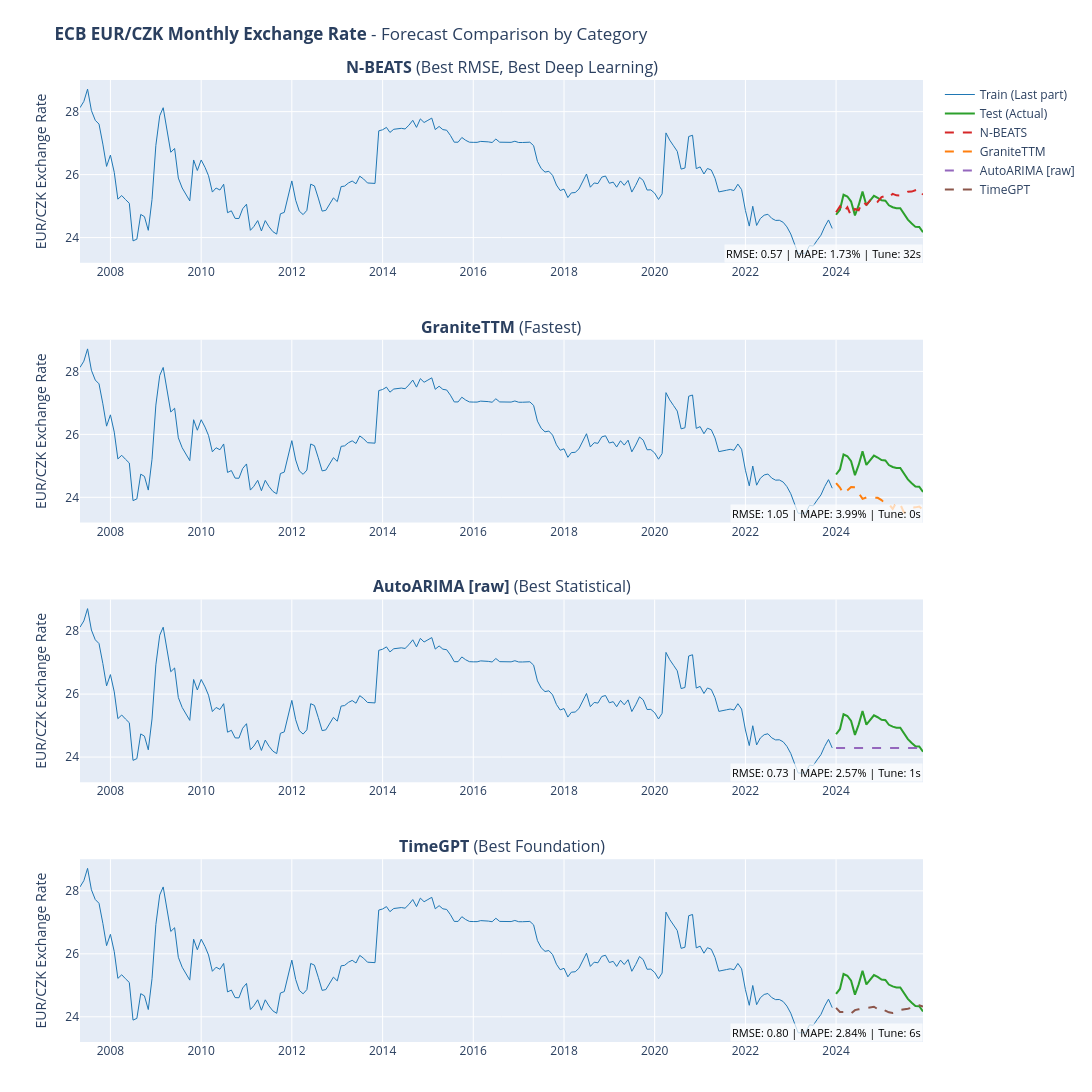

Notebook cell for this chart:
### Code cell
# 12. Visualize Final Predictions with Best and Fastest Models

fig = plot_forecast_comparison(
    train,
    test,
    final_predictions,
    DATASET_NAME,
    target_column=DATASET_CONFIG.get("target_column"),
    value_unit=DATASET_CONFIG.get("value_unit"),
)
if fig:
    fig.show()
else:
    print("No predictions to visualize.")

### Figure 1 — Plotly figure (JSON) as saved in the notebook; plotly's stock layout.template omitted (floating-point values rounded to 4 significant figures; data arrays with more than 128 entries replaced by an {"elided": "..."} marker saying what was removed)
{"data": [{"hovertemplate": "<b>Train</b><br>Date: %{x}<br>Value: %{y:.2f}<extra></extra>", "line": {"color": "#1f77b4", "width": 1}, "mode": "lines", "name": "Train (Last part)", "showlegend": true, "type": "scatter", "x": {"elided": "200 str values"}, "xaxis": "x", "y": {"elided": "200 float values"}, "yaxis": "y"}, {"hovertemplate": "<b>Actual</b><br>Date: %{x}<br>Value: %{y:.2f}<extra></extra>", "line": {"color": "#2ca02c", "width": 2}, "mode": "lines", "name": "Test (Actual)", "showlegend": true, "type": "scatter", "x": ["2024-01-01T00:00:00", "2024-02-01T00:00:00", "2024-03-01T00:00:00", "2024-04-01T00:00:00", "2024-05-01T00:00:00", "2024-06-01T00:00:00", "2024-07-01T00:00:00", "2024-08-01T00:00:00", "2024-09-01T00:00:00", "2024-10-01T00:00:00", "2024-11-01T00:00:00", "2024-12-01T00:00:00", "2025-01-01T00:00:00", "2025-02-01T00:00:00", "2025-03-01T00:00:00", "2025-04-01T00:00:00", "2025-05-01T00:00:00", "2025-06-01T00:00:00", "2025-07-01T00:00:00", "2025-08-01T00:00:00", "2025-09-01T00:00:00", "2025-10-01T00:00:00", "2025-11-01T00:00:00", "2025-12-01T00:00:00"], "xaxis": "x", "y": [24.73, 24.89, 25.36, 25.31, 25.15, 24.7, 25.03, 25.46, 25.03, 25.18, 25.33, 25.26, 25.18, 25.17, 25.02, 24.97, 24.93, 24.93, 24.75, 24.57, 24.44, 24.34, 24.33, 24.17], "yaxis": "y"}, {"hovertemplate": "<b>N-BEATS</b><br>Roles: Best RMSE, Best Deep Learning<br>Date: %{x}<br>Pred: %{y:.2f}<extra></extra>", "line": {"color": "#d62728", "dash": "dash", "width": 2}, "mode": "lines", "name": "N-BEATS", "showlegend": true, "type": "scatter", "x": ["2024-01-01T00:00:00", "2024-02-01T00:00:00", "2024-03-01T00:00:00", "2024-04-01T00:00:00", "2024-05-01T00:00:00", "2024-06-01T00:00:00", "2024-07-01T00:00:00", "2024-08-01T00:00:00", "2024-09-01T00:00:00", "2024-10-01T00:00:00", "2024-11-01T00:00:00", "2024-12-01T00:00:00", "2025-01-01T00:00:00", "2025-02-01T00:00:00", "2025-03-01T00:00:00", "2025-04-01T00:00:00", "2025-05-01T00:00:00", "2025-06-01T00:00:00", "2025-07-01T00:00:00", "2025-08-01T00:00:00", "2025-09-01T00:00:00", "2025-10-01T00:00:00", "2025-11-01T00:00:00", "2025-12-01T00:00:00"], "xaxis": "x", "y": [24.81, 24.99, 24.8, 24.96, 24.69, 24.91, 24.87, 25.15, 25.04, 25.18, 25.27, 25.14, 25.28, 25.33, 25.27, 25.39, 25.34, 25.34, 25.37, 25.45, 25.46, 25.51, 25.55, 25.36], "yaxis": "y"}, {"hovertemplate": "<b>Train</b><br>Date: %{x}<br>Value: %{y:.2f}<extra></extra>", "line": {"color": "#1f77b4", "width": 1}, "mode": "lines", "name": "Train (Last part)", "showlegend": false, "type": "scatter", "x": {"elided": "200 str values"}, "xaxis": "x2", "y": {"elided": "200 float values"}, "yaxis": "y2"}, {"hovertemplate": "<b>Actual</b><br>Date: %{x}<br>Value: %{y:.2f}<extra></extra>", "line": {"color": "#2ca02c", "width": 2}, "mode": "lines", "name": "Test (Actual)", "showlegend": false, "type": "scatter", "x": ["2024-01-01T00:00:00", "2024-02-01T00:00:00", "2024-03-01T00:00:00", "2024-04-01T00:00:00", "2024-05-01T00:00:00", "2024-06-01T00:00:00", "2024-07-01T00:00:00", "2024-08-01T00:00:00", "2024-09-01T00:00:00", "2024-10-01T00:00:00", "2024-11-01T00:00:00", "2024-12-01T00:00:00", "2025-01-01T00:00:00", "2025-02-01T00:00:00", "2025-03-01T00:00:00", "2025-04-01T00:00:00", "2025-05-01T00:00:00", "2025-06-01T00:00:00", "2025-07-01T00:00:00", "2025-08-01T00:00:00", "2025-09-01T00:00:00", "2025-10-01T00:00:00", "2025-11-01T00:00:00", "2025-12-01T00:00:00"], "xaxis": "x2", "y": [24.73, 24.89, 25.36, 25.31, 25.15, 24.7, 25.03, 25.46, 25.03, 25.18, 25.33, 25.26, 25.18, 25.17, 25.02, 24.97, 24.93, 24.93, 24.75, 24.57, 24.44, 24.34, 24.33, 24.17], "yaxis": "y2"}, {"hovertemplate": "<b>GraniteTTM</b><br>Roles: Fastest<br>Date: %{x}<br>Pred: %{y:.2f}<extra></extra>", "line": {"color": "#ff7f0e", "dash": "dash", "width": 2}, "mode": "lines", "name": "GraniteTTM", "showlegend": true, "type": "scatter", "x": ["2024-01-01T00:00:00", "2024-02-01T00:00:00", "2024-03-01T00:00:00", "2024-04-01T00:00:00", "2024-05-01T00:00:00", "2024-06-01T00:00:00", "2024-07-01T00:00:00", "2024-08-01T00:00:00", "2024-09-01T00:00:00", "2024-10-01T00:00:00", "2024-11-01T00:00:00", "2024-12-01T00:00:00", "2025-01-01T00:00:00", "2025-02-01T00:00:00", "2025-03-01T00:00:00", "2025-04-01T00:00:00", "2025-05-01T00:00:00", "2025-06-01T00:00:00", "2025-07-01T00:00:00", "2025-08-01T00:00:00", "2025-09-01T00:00:00", "2025-10-01T00:00:00", "2025-11-01T00:00:00", "2025-12-01T00:00:00"], "xaxis": "x2", "y": [24.45, 24.31, 24.11, 24.21, 24.33, 24.32, 24.12, 23.95, 24.0, 23.99, 23.98, 23.98, 23.91, 23.79, 23.8, 23.63, 23.84, 23.78, 23.51, 23.6, 23.67, 23.68, 23.71, 23.6], "yaxis": "y2"}, {"hovertemplate": "<b>Train</b><br>Date: %{x}<br>Value: %{y:.2f}<extra></extra>", "line": {"color": "#1f77b4", "width": 1}, "mode": "lines", "name": "Train (Last part)", "showlegend": false, "type": "scatter", "x": {"elided": "200 str values"}, "xaxis": "x3", "y": {"elided": "200 float values"}, "yaxis": "y3"}, {"hovertemplate": "<b>Actual</b><br>Date: %{x}<br>Value: %{y:.2f}<extra></extra>", "line": {"color": "#2ca02c", "width": 2}, "mode": "lines", "name": "Test (Actual)", "showlegend": false, "type": "scatter", "x": ["2024-01-01T00:00:00", "2024-02-01T00:00:00", "2024-03-01T00:00:00", "2024-04-01T00:00:00", "2024-05-01T00:00:00", "2024-06-01T00:00:00", "2024-07-01T00:00:00", "2024-08-01T00:00:00", "2024-09-01T00:00:00", "2024-10-01T00:00:00", "2024-11-01T00:00:00", "2024-12-01T00:00:00", "2025-01-01T00:00:00", "2025-02-01T00:00:00", "2025-03-01T00:00:00", "2025-04-01T00:00:00", "2025-05-01T00:00:00", "2025-06-01T00:00:00", "2025-07-01T00:00:00", "2025-08-01T00:00:00", "2025-09-01T00:00:00", "2025-10-01T00:00:00", "2025-11-01T00:00:00", "2025-12-01T00:00:00"], "xaxis": "x3", "y": [24.73, 24.89, 25.36, 25.31, 25.15, 24.7, 25.03, 25.46, 25.03, 25.18, 25.33, 25.26, 25.18, 25.17, 25.02, 24.97, 24.93, 24.93, 24.75, 24.57, 24.44, 24.34, 24.33, 24.17], "yaxis": "y3"}, {"hovertemplate": "<b>AutoARIMA [raw]</b><br>Roles: Best Statistical<br>Date: %{x}<br>Pred: %{y:.2f}<extra></extra>", "line": {"color": "#9467bd", "dash": "dash", "width": 2}, "mode": "lines", "name": "AutoARIMA [raw]", "showlegend": true, "type": "scatter", "x": ["2024-01-01T00:00:00", "2024-02-01T00:00:00", "2024-03-01T00:00:00", "2024-04-01T00:00:00", "2024-05-01T00:00:00", "2024-06-01T00:00:00", "2024-07-01T00:00:00", "2024-08-01T00:00:00", "2024-09-01T00:00:00", "2024-10-01T00:00:00", "2024-11-01T00:00:00", "2024-12-01T00:00:00", "2025-01-01T00:00:00", "2025-02-01T00:00:00", "2025-03-01T00:00:00", "2025-04-01T00:00:00", "2025-05-01T00:00:00", "2025-06-01T00:00:00", "2025-07-01T00:00:00", "2025-08-01T00:00:00", "2025-09-01T00:00:00", "2025-10-01T00:00:00", "2025-11-01T00:00:00", "2025-12-01T00:00:00"], "xaxis": "x3", "y": [24.29, 24.29, 24.29, 24.29, 24.29, 24.29, 24.29, 24.29, 24.29, 24.29, 24.29, 24.29, 24.29, 24.29, 24.29, 24.29, 24.29, 24.29, 24.29, 24.29, 24.29, 24.29, 24.29, 24.29], "yaxis": "y3"}, {"hovertemplate": "<b>Train</b><br>Date: %{x}<br>Value: %{y:.2f}<extra></extra>", "line": {"color": "#1f77b4", "width": 1}, "mode": "lines", "name": "Train (Last part)", "showlegend": false, "type": "scatter", "x": {"elided": "200 str values"}, "xaxis": "x4", "y": {"elided": "200 float values"}, "yaxis": "y4"}, {"hovertemplate": "<b>Actual</b><br>Date: %{x}<br>Value: %{y:.2f}<extra></extra>", "line": {"color": "#2ca02c", "width": 2}, "mode": "lines", "name": "Test (Actual)", "showlegend": false, "type": "scatter", "x": ["2024-01-01T00:00:00", "2024-02-01T00:00:00", "2024-03-01T00:00:00", "2024-04-01T00:00:00", "2024-05-01T00:00:00", "2024-06-01T00:00:00", "2024-07-01T00:00:00", "2024-08-01T00:00:00", "2024-09-01T00:00:00", "2024-10-01T00:00:00", "2024-11-01T00:00:00", "2024-12-01T00:00:00", "2025-01-01T00:00:00", "2025-02-01T00:00:00", "2025-03-01T00:00:00", "2025-04-01T00:00:00", "2025-05-01T00:00:00", "2025-06-01T00:00:00", "2025-07-01T00:00:00", "2025-08-01T00:00:00", "2025-09-01T00:00:00", "2025-10-01T00:00:00", "2025-11-01T00:00:00", "2025-12-01T00:00:00"], "xaxis": "x4", "y": [24.73, 24.89, 25.36, 25.31, 25.15, 24.7, 25.03, 25.46, 25.03, 25.18, 25.33, 25.26, 25.18, 25.17, 25.02, 24.97, 24.93, 24.93, 24.75, 24.57, 24.44, 24.34, 24.33, 24.17], "yaxis": "y4"}, {"hovertemplate": "<b>TimeGPT</b><br>Roles: Best Foundation<br>Date: %{x}<br>Pred: %{y:.2f}<extra></extra>", "line": {"color": "#8c564b", "dash": "dash", "width": 2}, "mode": "lines", "name": "TimeGPT", "showlegend": true, "type": "scatter", "x": ["2024-01-01T00:00:00", "2024-02-01T00:00:00", "2024-03-01T00:00:00", "2024-04-01T00:00:00", "2024-05-01T00:00:00", "2024-06-01T00:00:00", "2024-07-01T00:00:00", "2024-08-01T00:00:00", "2024-09-01T00:00:00", "2024-10-01T00:00:00", "2024-11-01T00:00:00", "2024-12-01T00:00:00", "2025-01-01T00:00:00", "2025-02-01T00:00:00", "2025-03-01T00:00:00", "2025-04-01T00:00:00", "2025-05-01T00:00:00", "2025-06-01T00:00:00", "2025-07-01T00:00:00", "2025-08-01T00:00:00", "2025-09-01T00:00:00", "2025-10-01T00:00:00", "2025-11-01T00:00:00", "2025-12-01T00:00:00"], "xaxis": "x4", "y": [24.28, 24.15, 24.16, 24.09, 24.11, 24.21, 24.24, 24.26, 24.27, 24.3, 24.32, 24.24, 24.28, 24.19, 24.14, 24.12, 24.14, 24.22, 24.23, 24.26, 24.29, 24.32, 24.37, 24.32], "yaxis": "y4"}], "layout": {"annotations": [{"font": {"size": 16}, "showarrow": false, "text": "<b>N-BEATS</b> (Best RMSE, Best Deep Learning)", "x": 0.5, "xanchor": "center", "xref": "paper", "y": 1, "yanchor": "bottom", "yref": "paper"}, {"font": {"size": 16}, "showarrow": false, "text": "<b>GraniteTTM</b> (Fastest)", "x": 0.5, "xanchor": "center", "xref": "paper", "y": 0.73, "yanchor": "bottom", "yref": "paper"}, {"font": {"size": 16}, "showarrow": false, "text": "<b>AutoARIMA [raw]</b> (Best Statistical)", "x": 0.5, "xanchor": "center", "xref": "paper", "y": 0.46, "yanchor": "bottom", "yref": "paper"}, {"font": {"size": 16}, "showarrow": false, "text": "<b>TimeGPT</b> (Best Foundation)", "x": 0.5, "xanchor": "center", "xref": "paper", "y": 0.19, "yanchor": "bottom", "yref": "paper"}, {"bgcolor": "rgba(255,255,255,0.7)", "font": {"color": "black", "size": 11}, "showarrow": false, "text": "RMSE: 0.57 | MAPE: 1.73% | Tune: 32s", "x": 1, "xanchor": "right", "xref": "x domain", "y": 0, "yanchor": "bottom", "yref": "y domain"}, {"bgcolor": "rgba(255,255,255,0.7)", "font": {"color": "black", "size": 11}, "showarrow": false, "text": "RMSE: 1.05 | MAPE: 3.99% | Tune: 0s", "x": 1, "xanchor": "right", "xref": "x2 domain", "y": 0, "yanchor": "bottom", "yref": "y2 domain"}, {"bgcolor": "rgba(255,255,255,0.7)", "font": {"color": "black", "size": 11}, "showarrow": false, "text": "RMSE: 0.73 | MAPE: 2.57% | Tune: 1s", "x": 1, "xanchor": "right", "xref": "x3 domain", "y": 0, "yanchor": "bottom", "yref": "y3 domain"}, {"bgcolor": "rgba(255,255,255,0.7)", "font": {"color": "black", "size": 11}, "showarrow": false, "text": "RMSE: 0.80 | MAPE: 2.84% | Tune: 6s", "x": 1, "xanchor": "right", "xref": "x4 domain", "y": 0, "yanchor": "bottom", "yref": "y4 domain"}], "height": 1200, "margin": {"b": 50, "t": 80}, "showlegend": true, "title": {"text": "<b>ECB EUR/CZK Monthly Exchange Rate</b> - Forecast Comparison by Category"}, "width": 1700, "xaxis": {"anchor": "y", "domain": [0, 1]}, "xaxis2": {"anchor": "y2", "domain": [0, 1]}, "xaxis3": {"anchor": "y3", "domain": [0, 1]}, "xaxis4": {"anchor": "y4", "domain": [0, 1]}, "yaxis": {"anchor": "x", "domain": [0.81, 1], "title": {"text": "EUR/CZK Exchange Rate"}}, "yaxis2": {"anchor": "x2", "domain": [0.54, 0.73], "title": {"text": "EUR/CZK Exchange Rate"}}, "yaxis3": {"anchor": "x3", "domain": [0.27, 0.46], "title": {"text": "EUR/CZK Exchange Rate"}}, "yaxis4": {"anchor": "x4", "domain": [0, 0.19], "title": {"text": "EUR/CZK Exchange Rate"}}}}
